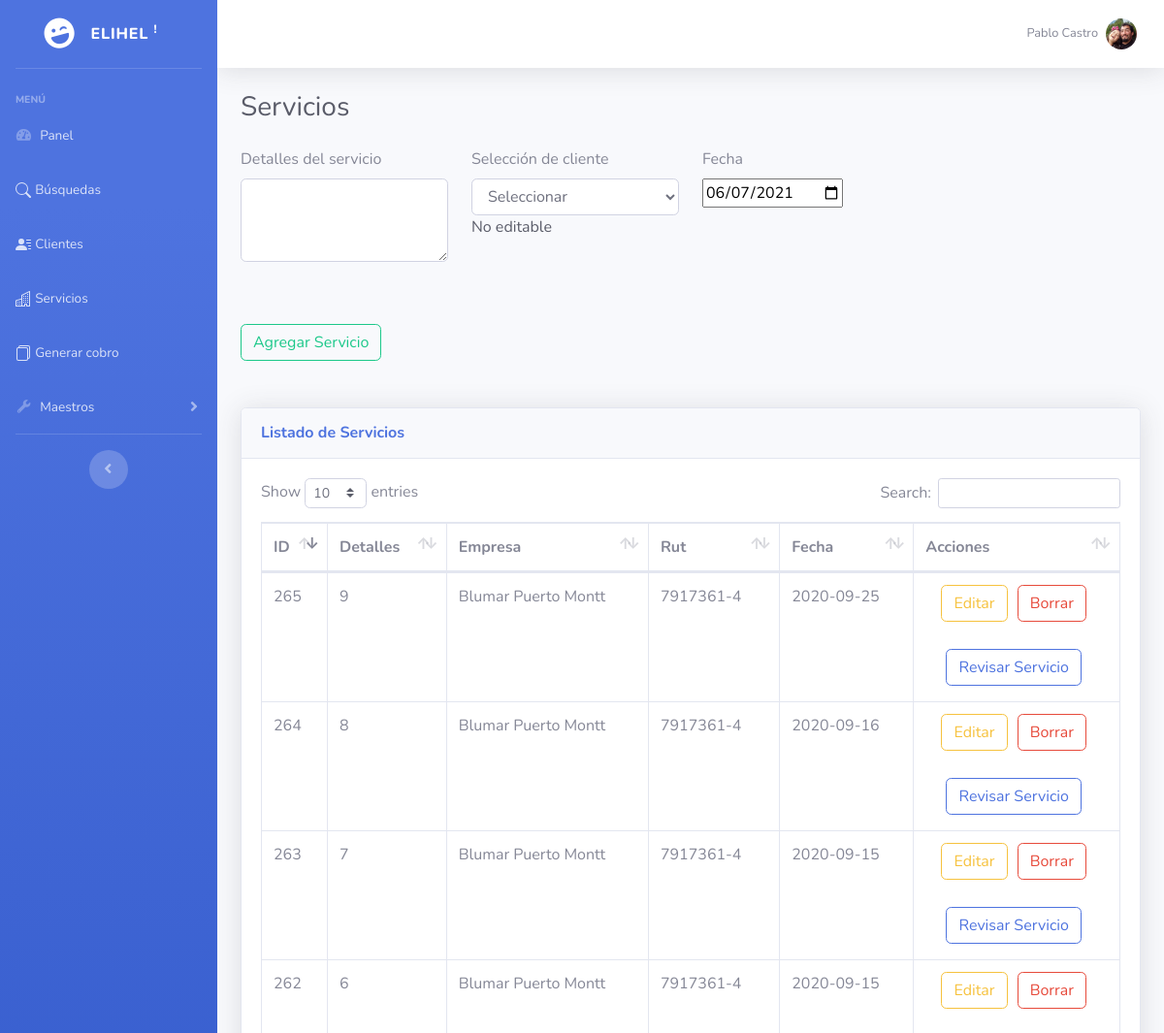
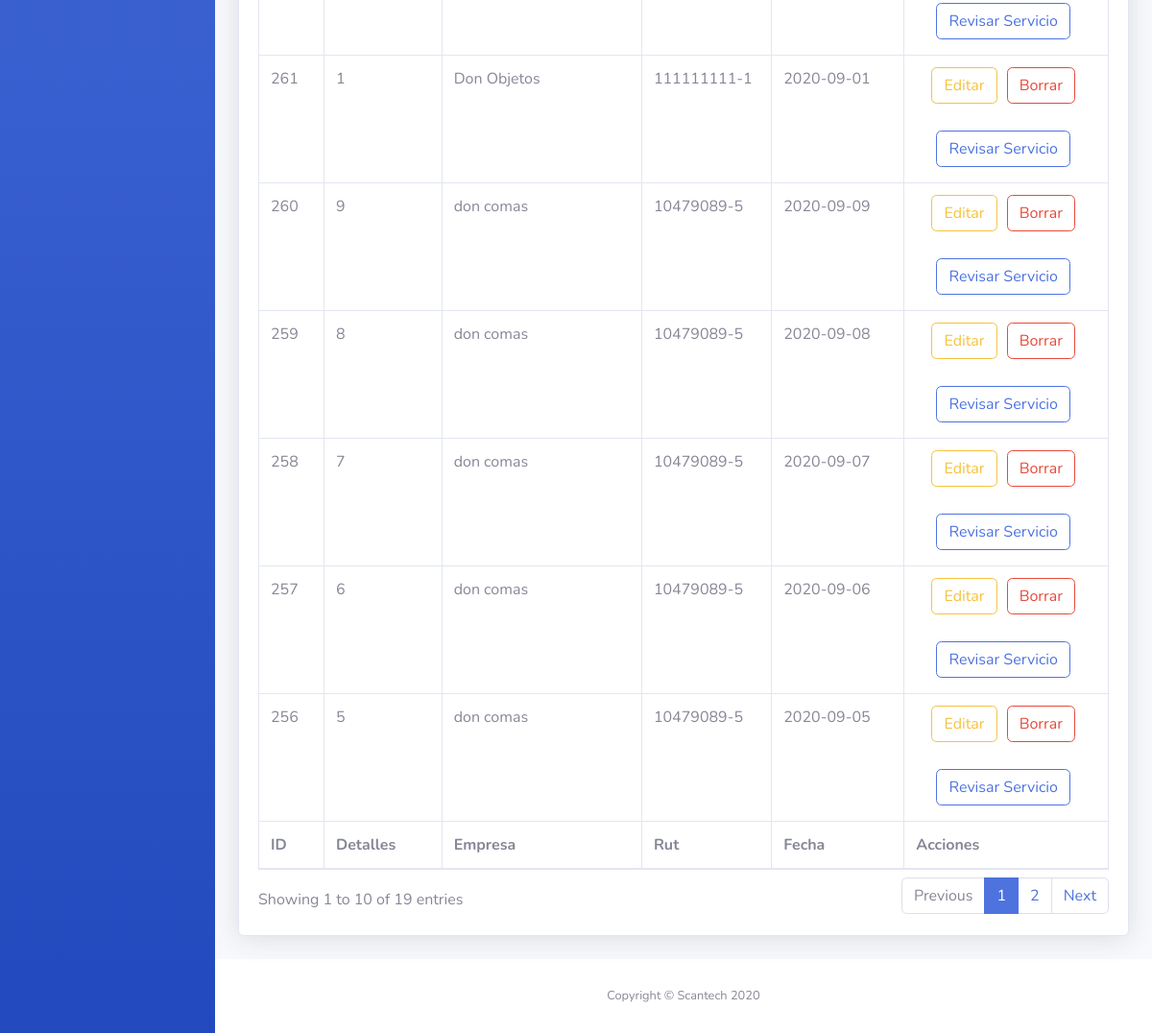
Screenshot of /vista/servicios.php (signed in) with the database file from the repository (2 pictures, top to bottom).
### tables this page shows
CREATE TABLE `servicios` (
  `idservicios` int(11) NOT NULL,
  `detalles` varchar(300) NOT NULL,
  `fecha` date NOT NULL DEFAULT current_timestamp()
);

CREATE TABLE `clientes` (
  `id` int(35) NOT NULL,
  `nombreContacto` varchar(35) NOT NULL,
  `nombreEmpresa` varchar(35) NOT NULL,
  `rut` varchar(35) NOT NULL,
  `correo` varchar(35) NOT NULL,
  `telefono` varchar(15) NOT NULL,
  `detalles` varchar(300) NOT NULL
);

### modelo/conexion.php (called while the page is built)
<?php
class DB{
    public static function conexion() {
        try{
            $pdo=new PDO('mysql:host=localhost; dbname=scantech_scanservice', 'root', '');
            $pdo->setAttribute(PDO::ATTR_ERRMODE, PDO::ERRMODE_EXCEPTION);
            $pdo->exec("SET CHARACTER SET UTF8");
        }catch(Exception $e){
            die("Error" . $e->getMessage());
            echo "Línea de error" . $e->getLine();
        }
        return $pdo;
    }
}
?>

### modelo/servicio.modelo.php (called while the page is built, shortened)
<?php
require_once "conexion.php";
class ModeloServicios
{
    static public function listarServicio()
    {
        $sql = DB::conexion()->prepare("SELECT idservicios, detalles, fecha FROM servicios order by idservicios desc");
        $sql->execute();
        return $sql->fetchAll();
    }
    static public function listarCliente($id)
    {
        $sql = DB::conexion()->prepare("SELECT nombreEmpresa, rut, clientes.id FROM servicio_cliente inner join  clientes on servicio_cliente.idcliente = clientes.id  and  servicio_cliente.idservicio = '$id'");
        $sql->execute();
        return $sql->fetchAll();
    }
}

### controlador/servicios.controller.php (called while the page is built, shortened)
<?php
Class ControllerServicios{
    public static function listarServicios(){
        $respuesta = ModeloServicios::listarServicio();
        return $respuesta;
    }
    public static function listarClientes($id){
        $respuesta = ModeloServicios::listarCliente($id);
        return $respuesta;
    }
}
?>

### vista/servicios.php (the view, shortened to what this page needs)
<!DOCTYPE html>
<html lang="es">
<?php require('estructura/head.php'); ?>
<body id="page-top">
  <div id="wrapper">
    <?php include('estructura/barraLateral.php'); ?>
    <div id="content-wrapper" class="d-flex flex-column">
      <div id="content">
        <?php include('estructura/barraSuperior.php'); ?>
        <div class="container-fluid">
          <div class="d-sm-flex align-items-center justify-content-between mb-4">
            <h1 class="h3 mb-0 text-gray-800">Servicios</h1>
          </div>
          <div class="row">
            <div class="col-lg-3">
              <div class="form-group">
                <label for="exampleFormControlTextarea1">Detalles del servicio</label>
                <textarea class="form-control" id="idDetalles" name="nameDetallesServicio" rows="3"></textarea>
              </div>
            </div>
            <div id="clienteVista" class="col-lg-3 rojo">
              <div class="form-group">
                <label class="" for="exampleFormControlSelect1">Selección de cliente</label>
                <select id="idCliente" class="form-control" name="nameCliente">
                  <option value="">Seleccionar</option>
                </select>
                <p class="text-dark">No editable</p>
              </div>
            </div>
            <div class="col-lg-2">
              <div class="form-group">
                <label for="">Fecha</label>
                <br>
                <input id="idDate" type="date">
              </div>
            </div>
          </div>
          <br>
          <br>
          <button id="idAgregarServicio" type="button" class="btn btn-outline-success">Agregar Servicio</button>
          <br>
          <br>
          <br>
          <div id="recargar1" class="card shadow mb-4 reload">
            <div class="card-header py-3">
              <h6 class="m-0 font-weight-bold text-primary">Listado de Servicios</h6>
            </div>
            <div class="card-body">
              <div class="table-responsive">
                <table class="table table-bordered" id="dataTable2" width="100%" cellspacing="0">
                  <thead>
                    <tr>
                      <th>ID</th>
                      <th>Detalles</th>
                      <th>Empresa</th>
                      <th>Rut</th>
                      <th>Fecha</th>
                      <th>Acciones</th>
                    </tr>
                  </thead>
                  <tfoot>
                    <tr>
                      <th>ID</th>
                      <th>Detalles</th>
                      <th>Empresa</th>
                      <th>Rut</th>
                      <th>Fecha</th>
                      <th>Acciones</th>
                    </tr>
                  </tfoot>
                  <tbody>
                    <?php
                    $matrizServicios = ControllerServicios::listarServicios();
                    foreach ($matrizServicios as $registro) {
                    ?>
                      <tr>
                        <td><?php echo $registro["idservicios"] ?></td>
                        <td><?php echo $registro["detalles"] ?></td>
                        <td> <?php
                              $matrizFechas = ControllerServicios::listarClientes($registro["idservicios"]);
                              foreach ($matrizFechas as $registro3) {
                                echo $registro3["nombreEmpresa"];
                              }
                              ?>
                        </td>
                        <td> <?php
                              $matrizFechas = ControllerServicios::listarClientes($registro["idservicios"]);
                              foreach ($matrizFechas as $registro3) {
                                echo $registro3["rut"];
                              }
                              ?>
                        </td>
                        <td>
                          <?php echo $registro["fecha"] ?>
                        </td>
                        <td>
                          <div style="text-align: center;">
                            <input style="margin-bottom: 4px;  margin-right:6px;" type="button" onClick="reply_clickModificar(this.id)" value="Editar" name="enviar" id="
                            <?php echo 'idcode:', $registro["idservicios"], ':idcode fechacode:',  $registro["fecha"], ':fechacode clientecode:', $registro["rut"], ':clientecode  lugarcode:', $registro["lugar"], ':lugarcode detallescode:', $registro["detalles"], ':detallescode' ?>" class="btn btn-outline-warning">
                            <input style="margin-bottom: 4px;  margin-right:6px;" type="button" onClick="reply_clickBorrar(this.id)" value="Borrar" name="borrar" id="<?php echo $registro["idservicios"] ?>" class="borrar-id btn btn-outline-danger">
                            <form action="productos" method="post">
                              <input hidden type="text" name="id" value="<?php echo $registro["idservicios"] ?>"><br>
                              <input style="margin-bottom: 4px;  margin-right:6px;" value="Revisar Servicio" type="submit" class=" btn btn-outline-primary">
                            </form>
                          </div>
                        </td>
                      </tr>
                    <?php
                    }
                    ?>
                  </tbody>
                </table>
              </div>
            </div>
          </div>
        </div>
        <?php include('estructura/footer.php'); ?>
      </div>
    </div>
  </div>
</body>
</html>

### rows the page displays
servicios: idservicios "265", detalles "9", fecha "2020-09-25"
clientes: nombreEmpresa "Blumar Puerto Montt", rut "7917361-4"
servicios: idservicios "264", detalles "8", fecha "2020-09-16"
servicios: idservicios "263", detalles "7", fecha "2020-09-15"
servicios: idservicios "262", detalles "6", fecha "2020-09-15"
servicios: idservicios "261", detalles "1", fecha "2020-09-01"
clientes: nombreEmpresa "Don Objetos", rut "111111111-1"
servicios: idservicios "260", detalles "9", fecha "2020-09-09"
clientes: nombreEmpresa "don comas", rut "10479089-5"
servicios: idservicios "259", detalles "8", fecha "2020-09-08"
servicios: idservicios "258", detalles "7", fecha "2020-09-07"
servicios: idservicios "257", detalles "6", fecha "2020-09-06"
servicios: idservicios "256", detalles "5", fecha "2020-09-05"

### other values shown
$user->getNombre() "Pablo Castro"
